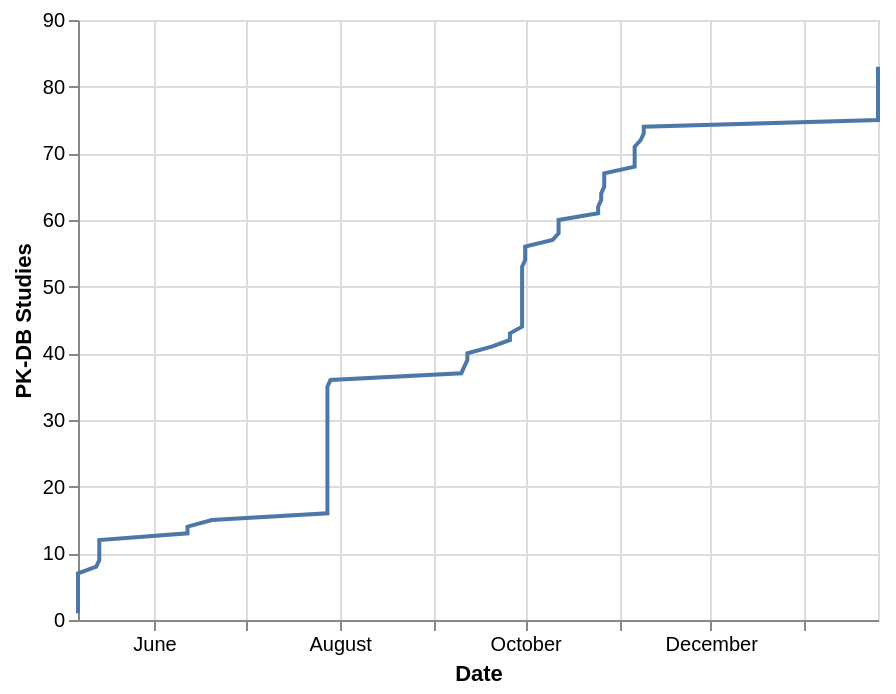

The specification (Vega-Lite) saved for this image:
### Vega-Lite specification from a JSON file in a GitHub repository (floating-point values rounded to 4 significant figures)
{"config": {"view": {"continuousWidth": 400, "continuousHeight": 300}}, "data": {"name": "data-63b5038a2a2b731db7dcd7abef4be2fb"}, "mark": "line", "encoding": {"x": {"type": "temporal", "axis": {"title": "Date"}, "field": "date"}, "y": {"type": "quantitative", "axis": {"title": "PK-DB Studies"}, "field": "study_count_cum"}}, "transform": [{"window": [{"op": "sum", "field": "study_count", "as": "study_count_cum"}], "frame": [null, 0]}], "$schema": "https://vega.github.io/schema/vega-lite/v5.json", "datasets": {"data-63b5038a2a2b731db7dcd7abef4be2fb": [{"sid": "PKDB00024", "date": "2019-05-07", "name": "Baraka1990", "creator": "mkoenig", "licence": "open", "access": "public", "group_count": 1, "individual_count": 0, "intervention_count": 3, "output_count": 32, "timecourse_count": 2, "study_count": 1, "study_count_cum": 1, "group_count_cum": 1, "individual_count_cum": 0, "intervention_count_cum": 3, "output_count_cum": 32, "timecourse_count_cum": 2}, {"sid": "PKDB00029", "date": "2019-05-07", "name": "Jensen2004", "creator": "mkoenig", "licence": "closed", "access": "public", "group_count": 1, "individual_count": 0, "intervention_count": 1, "output_count": 24, "timecourse_count": 3, "study_count": 1, "study_count_cum": 2, "group_count_cum": 2, "individual_count_cum": 0, "intervention_count_cum": 4, "output_count_cum": 56, "timecourse_count_cum": 5}, {"sid": "PKDB00023", "date": "2019-05-07", "name": "Ameer1981", "creator": "mkoenig", "licence": "closed", "access": "public", "group_count": 0, "individual_count": 0, "intervention_count": 0, "output_count": 0, "timecourse_count": 0, "study_count": 1, "study_count_cum": 3, "group_count_cum": 2, "individual_count_cum": 0, "intervention_count_cum": 4, "output_count_cum": 56, "timecourse_count_cum": 5}, {"sid": "PKDB00028", "date": "2019-05-07", "name": "Iqbal1995", "creator": "jbrandhorst", "licence": "closed", "access": "public", "group_count": 1, "individual_count": 0, "intervention_count": 2, "output_count": 34, "timecourse_count": 2, "study_count": 1, "study_count_cum": 4, "group_count_cum": 3, "individual_count_cum": 0, "intervention_count_cum": 6, "output_count_cum": 90, "timecourse_count_cum": 7}, {"sid": "PKDB00026", "date": "2019-05-07", "name": "Chiew2010", "creator": "mkoenig", "licence": "closed", "access": "public", "group_count": 1, "individual_count": 0, "intervention_count": 2, "output_count": 50, "timecourse_count": 6, "study_count": 1, "study_count_cum": 5, "group_count_cum": 4, "individual_count_cum": 0, "intervention_count_cum": 8, "output_count_cum": 140, "timecourse_count_cum": 13}, {"sid": "PKDB00022", "date": "2019-05-07", "name": "Albert1974", "creator": "mkoenig", "licence": "open", "access": "public", "group_count": 1, "individual_count": 0, "intervention_count": 2, "output_count": 26, "timecourse_count": 2, "study_count": 1, "study_count_cum": 6, "group_count_cum": 5, "individual_count_cum": 0, "intervention_count_cum": 10, "output_count_cum": 166, "timecourse_count_cum": 15}, {"sid": "PKDB00027", "date": "2019-05-07", "name": "Critchley2005", "creator": "mkoenig", "licence": "closed", "access": "public", "group_count": 3, "individual_count": 0, "intervention_count": 1, "output_count": 81, "timecourse_count": 8, "study_count": 1, "study_count_cum": 7, "group_count_cum": 8, "individual_count_cum": 0, "intervention_count_cum": 11, "output_count_cum": 247, "timecourse_count_cum": 23}, {"sid": "PKDB00119", "date": "2019-05-13", "name": "Malan1985", "creator": "jbrandhorst", "licence": "open", "access": "public", "group_count": 1, "individual_count": 0, "intervention_count": 3, "output_count": 39, "timecourse_count": 3, "study_count": 1, "study_count_cum": 8, "group_count_cum": 9, "individual_count_cum": 0, "intervention_count_cum": 14, "output_count_cum": 286, "timecourse_count_cum": 26}, {"sid": "PKDB00122", "date": "2019-05-14", "name": "Briant1976", "creator": "jbrandhorst", "licence": "closed", "access": "public", "group_count": 7, "individual_count": 57, "intervention_count": 1, "output_count": 69, "timecourse_count": 0, "study_count": 1, "study_count_cum": 9, "group_count_cum": 16, "individual_count_cum": 57, "intervention_count_cum": 15, "output_count_cum": 355, "timecourse_count_cum": 26}, {"sid": "PKDB00123", "date": "2019-05-14", "name": "Lau1994", "creator": "mkoenig", "licence": "closed", "access": "public", "group_count": 1, "individual_count": 6, "intervention_count": 1, "output_count": 62, "timecourse_count": 4, "study_count": 1, "study_count_cum": 10, "group_count_cum": 17, "individual_count_cum": 63, "intervention_count_cum": 16, "output_count_cum": 417, "timecourse_count_cum": 30}, {"sid": "PKDB00121", "date": "2019-05-14", "name": "Ganetsky2013", "creator": "jbrandhorst", "licence": "open", "access": "public", "group_count": 1, "individual_count": 0, "intervention_count": 2, "output_count": 96, "timecourse_count": 10, "study_count": 1, "study_count_cum": 11, "group_count_cum": 18, "individual_count_cum": 63, "intervention_count_cum": 18, "output_count_cum": 513, "timecourse_count_cum": 40}, {"sid": "PKDB00124", "date": "2019-05-14", "name": "Perucca1979", "creator": "mkoenig", "licence": "open", "access": "public", "group_count": 3, "individual_count": 0, "intervention_count": 2, "output_count": 68, "timecourse_count": 6, "study_count": 1, "study_count_cum": 12, "group_count_cum": 21, "individual_count_cum": 63, "intervention_count_cum": 20, "output_count_cum": 581, "timecourse_count_cum": 46}, {"sid": "PKDB00130", "date": "2019-06-12", "name": "Miners1988", "creator": "jbrandhorst", "licence": "open", "access": "public", "group_count": 3, "individual_count": 16, "intervention_count": 1, "output_count": 108, "timecourse_count": 0, "study_count": 1, "study_count_cum": 13, "group_count_cum": 24, "individual_count_cum": 79, "intervention_count_cum": 21, "output_count_cum": 689, "timecourse_count_cum": 46}, {"sid": "PKDB00131", "date": "2019-06-12", "name": "Divoll1982", "creator": "jbrandhorst", "licence": "open", "access": "public", "group_count": 7, "individual_count": 1, "intervention_count": 3, "output_count": 50, "timecourse_count": 3, "study_count": 1, "study_count_cum": 14, "group_count_cum": 31, "individual_count_cum": 80, "intervention_count_cum": 24, "output_count_cum": 739, "timecourse_count_cum": 49}, {"sid": "PKDB00133", "date": "2019-06-20", "name": "Itoh2002", "creator": "jbrandhorst", "licence": "closed", "access": "public", "group_count": 1, "individual_count": 0, "intervention_count": 3, "output_count": 97, "timecourse_count": 11, "study_count": 1, "study_count_cum": 15, "group_count_cum": 32, "individual_count_cum": 80, "intervention_count_cum": 27, "output_count_cum": 836, "timecourse_count_cum": 60}, {"sid": "PKDB00146", "date": "2019-07-28", "name": "Gwilt1963", "creator": "jbrandhorst", "licence": "closed", "access": "public", "group_count": 3, "individual_count": 0, "intervention_count": 3, "output_count": 17, "timecourse_count": 4, "study_count": 1, "study_count_cum": 16, "group_count_cum": 35, "individual_count_cum": 80, "intervention_count_cum": 30, "output_count_cum": 853, "timecourse_count_cum": 64}, {"sid": "PKDB00149", "date": "2019-07-28", "name": "Itoh2000", "creator": "jbrandhorst", "licence": "closed", "access": "public", "group_count": 1, "individual_count": 0, "intervention_count": 3, "output_count": 101, "timecourse_count": 13, "study_count": 1, "study_count_cum": 17, "group_count_cum": 36, "individual_count_cum": 80, "intervention_count_cum": 33, "output_count_cum": 954, "timecourse_count_cum": 77}, {"sid": "PKDB00160", "date": "2019-07-28", "name": "Adithan1982", "creator": "jbrandhorst", "licence": "closed", "access": "public", "group_count": 1, "individual_count": 10, "intervention_count": 1, "output_count": 60, "timecourse_count": 2, "study_count": 1, "study_count_cum": 18, "group_count_cum": 37, "individual_count_cum": 90, "intervention_count_cum": 34, "output_count_cum": 1014, "timecourse_count_cum": 79}, {"sid": "PKDB00159", "date": "2019-07-28", "name": "Jack1985", "creator": "mkoenig", "licence": "closed", "access": "public", "group_count": 1, "individual_count": 0, "intervention_count": 7, "output_count": 36, "timecourse_count": 0, "study_count": 1, "study_count_cum": 19, "group_count_cum": 38, "individual_count_cum": 90, "intervention_count_cum": 41, "output_count_cum": 1050, "timecourse_count_cum": 79}, {"sid": "PKDB00156", "date": "2019-07-28", "name": "Levy1971", "creator": "jbrandhorst", "licence": "open", "access": "public", "group_count": 1, "individual_count": 3, "intervention_count": 10, "output_count": 35, "timecourse_count": 26, "study_count": 1, "study_count_cum": 20, "group_count_cum": 39, "individual_count_cum": 93, "intervention_count_cum": 51, "output_count_cum": 1085, "timecourse_count_cum": 105}, {"sid": "PKDB00155", "date": "2019-07-28", "name": "Forrest1979", "creator": "jbrandhorst", "licence": "closed", "access": "public", "group_count": 5, "individual_count": 15, "intervention_count": 1, "output_count": 116, "timecourse_count": 12, "study_count": 1, "study_count_cum": 21, "group_count_cum": 44, "individual_count_cum": 108, "intervention_count_cum": 52, "output_count_cum": 1201, "timecourse_count_cum": 117}, {"sid": "PKDB00164", "date": "2019-07-28", "name": "Mucklow1980", "creator": "jbrandhorst", "licence": "closed", "access": "public", "group_count": 24, "individual_count": 0, "intervention_count": 2, "output_count": 24, "timecourse_count": 0, "study_count": 1, "study_count_cum": 22, "group_count_cum": 68, "individual_count_cum": 108, "intervention_count_cum": 54, "output_count_cum": 1225, "timecourse_count_cum": 117}, {"sid": "PKDB00154", "date": "2019-07-28", "name": "Liukas2011", "creator": "jbrandhorst", "licence": "open", "access": "public", "group_count": 5, "individual_count": 238, "intervention_count": 1, "output_count": 369, "timecourse_count": 12, "study_count": 1, "study_count_cum": 23, "group_count_cum": 73, "individual_count_cum": 346, "intervention_count_cum": 55, "output_count_cum": 1594, "timecourse_count_cum": 129}, {"sid": "PKDB00141", "date": "2019-07-28", "name": "Kamali1993", "creator": "jbrandhorst", "licence": "closed", "access": "public", "group_count": 1, "individual_count": 0, "intervention_count": 2, "output_count": 32, "timecourse_count": 2, "study_count": 1, "study_count_cum": 24, "group_count_cum": 74, "individual_count_cum": 346, "intervention_count_cum": 57, "output_count_cum": 1626, "timecourse_count_cum": 131}, {"sid": "PKDB00145", "date": "2019-07-28", "name": "Chen1996", "creator": "jbrandhorst", "licence": "closed", "access": "public", "group_count": 6, "individual_count": 0, "intervention_count": 2, "output_count": 140, "timecourse_count": 20, "study_count": 1, "study_count_cum": 25, "group_count_cum": 80, "individual_count_cum": 346, "intervention_count_cum": 59, "output_count_cum": 1766, "timecourse_count_cum": 151}, {"sid": "PKDB00147", "date": "2019-07-28", "name": "McGilveray1972", "creator": "jbrandhorst", "licence": "closed", "access": "public", "group_count": 3, "individual_count": 8, "intervention_count": 5, "output_count": 150, "timecourse_count": 36, "study_count": 1, "study_count_cum": 26, "group_count_cum": 83, "individual_count_cum": 354, "intervention_count_cum": 64, "output_count_cum": 1916, "timecourse_count_cum": 187}, {"sid": "PKDB00158", "date": "2019-07-28", "name": "Mitchell1983", "creator": "jbrandhorst", "licence": "closed", "access": "public", "group_count": 3, "individual_count": 0, "intervention_count": 1, "output_count": 32, "timecourse_count": 2, "study_count": 1, "study_count_cum": 27, "group_count_cum": 86, "individual_count_cum": 354, "intervention_count_cum": 65, "output_count_cum": 1948, "timecourse_count_cum": 189}, {"sid": "PKDB00150", "date": "2019-07-28", "name": "Miners1983", "creator": "jbrandhorst", "licence": "open", "access": "public", "group_count": 4, "individual_count": 0, "intervention_count": 1, "output_count": 33, "timecourse_count": 0, "study_count": 1, "study_count_cum": 28, "group_count_cum": 90, "individual_count_cum": 354, "intervention_count_cum": 66, "output_count_cum": 1981, "timecourse_count_cum": 189}, {"sid": "PKDB00163", "date": "2019-07-28", "name": "Kulo2014", "creator": "jbrandhorst", "licence": "closed", "access": "public", "group_count": 5, "individual_count": 146, "intervention_count": 1, "output_count": 170, "timecourse_count": 0, "study_count": 1, "study_count_cum": 29, "group_count_cum": 95, "individual_count_cum": 500, "intervention_count_cum": 67, "output_count_cum": 2151, "timecourse_count_cum": 189}, {"sid": "PKDB00161", "date": "2019-07-28", "name": "Miners1986", "creator": "jbrandhorst", "licence": "closed", "access": "public", "group_count": 3, "individual_count": 20, "intervention_count": 1, "output_count": 132, "timecourse_count": 0, "study_count": 1, "study_count_cum": 30, "group_count_cum": 98, "individual_count_cum": 520, "intervention_count_cum": 68, "output_count_cum": 2283, "timecourse_count_cum": 189}, {"sid": "PKDB00139", "date": "2019-07-28", "name": "Kim2011", "creator": "jbrandhorst", "licence": "closed", "access": "public", "group_count": 1, "individual_count": 0, "intervention_count": 2, "output_count": 85, "timecourse_count": 6, "study_count": 1, "study_count_cum": 31, "group_count_cum": 99, "individual_count_cum": 520, "intervention_count_cum": 70, "output_count_cum": 2368, "timecourse_count_cum": 195}, {"sid": "PKDB00143", "date": "2019-07-28", "name": "Osborne1991", "creator": "jbrandhorst", "licence": "closed", "access": "public", "group_count": 3, "individual_count": 0, "intervention_count": 1, "output_count": 20, "timecourse_count": 0, "study_count": 1, "study_count_cum": 32, "group_count_cum": 102, "individual_count_cum": 520, "intervention_count_cum": 71, "output_count_cum": 2388, "timecourse_count_cum": 195}, {"sid": "PKDB00153", "date": "2019-07-28", "name": "Divoll1982b", "creator": "jbrandhorst", "licence": "closed", "access": "public", "group_count": 3, "individual_count": 49, "intervention_count": 4, "output_count": 140, "timecourse_count": 4, "study_count": 1, "study_count_cum": 33, "group_count_cum": 105, "individual_count_cum": 569, "intervention_count_cum": 75, "output_count_cum": 2528, "timecourse_count_cum": 199}, {"sid": "PKDB00151", "date": "2019-07-28", "name": "Prescott1981", "creator": "jbrandhorst", "licence": "open", "access": "public", "group_count": 3, "individual_count": 0, "intervention_count": 2, "output_count": 70, "timecourse_count": 6, "study_count": 1, "study_count_cum": 34, "group_count_cum": 108, "individual_count_cum": 569, "intervention_count_cum": 77, "output_count_cum": 2598, "timecourse_count_cum": 205}, {"sid": "PKDB00140", "date": "2019-07-28", "name": "Miners1984", "creator": "jbrandhorst", "licence": "open", "access": "public", "group_count": 5, "individual_count": 0, "intervention_count": 4, "output_count": 66, "timecourse_count": 0, "study_count": 1, "study_count_cum": 35, "group_count_cum": 113, "individual_count_cum": 569, "intervention_count_cum": 81, "output_count_cum": 2664, "timecourse_count_cum": 205}, {"sid": "PKDB00165", "date": "2019-07-29", "name": "Prescott1973", "creator": "jbrandhorst", "licence": "closed", "access": "public", "group_count": 12, "individual_count": 11, "intervention_count": 1, "output_count": 45, "timecourse_count": 8, "study_count": 1, "study_count_cum": 36, "group_count_cum": 125, "individual_count_cum": 580, "intervention_count_cum": 82, "output_count_cum": 2709, "timecourse_count_cum": 213}, {"sid": "PKDB00166", "date": "2019-09-10", "name": "Ochs1984", "creator": "jbrandhorst", "licence": "closed", "access": "public", "group_count": 4, "individual_count": 123, "intervention_count": 3, "output_count": 185, "timecourse_count": 2, "study_count": 1, "study_count_cum": 37, "group_count_cum": 129, "individual_count_cum": 703, "intervention_count_cum": 85, "output_count_cum": 2894, "timecourse_count_cum": 215}, {"sid": "PKDB00169", "date": "2019-09-11", "name": "Kietzmann1990", "creator": "jbrandhorst", "licence": "closed", "access": "public", "group_count": 3, "individual_count": 39, "intervention_count": 1, "output_count": 320, "timecourse_count": 26, "study_count": 1, "study_count_cum": 38, "group_count_cum": 132, "individual_count_cum": 742, "intervention_count_cum": 86, "output_count_cum": 3214, "timecourse_count_cum": 241}, {"sid": "PKDB00170", "date": "2019-09-12", "name": "Davis1976", "creator": "jbrandhorst", "licence": "closed", "access": "public", "group_count": 7, "individual_count": 30, "intervention_count": 35, "output_count": 58, "timecourse_count": 0, "study_count": 1, "study_count_cum": 39, "group_count_cum": 139, "individual_count_cum": 772, "intervention_count_cum": 121, "output_count_cum": 3272, "timecourse_count_cum": 241}, {"sid": "PKDB00172", "date": "2019-09-12", "name": "Glynn1973", "creator": "jbrandhorst", "licence": "closed", "access": "public", "group_count": 1, "individual_count": 0, "intervention_count": 4, "output_count": 64, "timecourse_count": 8, "study_count": 1, "study_count_cum": 40, "group_count_cum": 140, "individual_count_cum": 772, "intervention_count_cum": 125, "output_count_cum": 3336, "timecourse_count_cum": 249}, {"sid": "PKDB00176", "date": "2019-09-20", "name": "Bedjaoui1984", "creator": "jbrandhorst", "licence": "closed", "access": "public", "group_count": 3, "individual_count": 25, "intervention_count": 1, "output_count": 205, "timecourse_count": 2, "study_count": 1, "study_count_cum": 41, "group_count_cum": 143, "individual_count_cum": 797, "intervention_count_cum": 126, "output_count_cum": 3541, "timecourse_count_cum": 251}, {"sid": "PKDB00183", "date": "2019-09-26", "name": "Paintaud1998", "creator": "jbrandhorst", "licence": "closed", "access": "public", "group_count": 1, "individual_count": 15, "intervention_count": 3, "output_count": 266, "timecourse_count": 32, "study_count": 1, "study_count_cum": 42, "group_count_cum": 144, "individual_count_cum": 812, "intervention_count_cum": 129, "output_count_cum": 3807, "timecourse_count_cum": 283}, {"sid": "PKDB00180", "date": "2019-09-26", "name": "Bannwarth1992", "creator": "jbrandhorst", "licence": "closed", "access": "public", "group_count": 12, "individual_count": 0, "intervention_count": 1, "output_count": 90, "timecourse_count": 22, "study_count": 1, "study_count_cum": 43, "group_count_cum": 156, "individual_count_cum": 812, "intervention_count_cum": 130, "output_count_cum": 3897, "timecourse_count_cum": 305}, {"sid": "PKDB00193", "date": "2019-09-30", "name": "Bannwarth2001", "creator": "jbrandhorst", "licence": "closed", "access": "public", "group_count": 1, "individual_count": 0, "intervention_count": 2, "output_count": 26, "timecourse_count": 2, "study_count": 1, "study_count_cum": 44, "group_count_cum": 157, "individual_count_cum": 812, "intervention_count_cum": 132, "output_count_cum": 3923, "timecourse_count_cum": 307}, {"sid": "PKDB00184", "date": "2019-09-30", "name": "Douglas1996", "creator": "jbrandhorst", "licence": "closed", "access": "public", "group_count": 1, "individual_count": 0, "intervention_count": 2, "output_count": 24, "timecourse_count": 2, "study_count": 1, "study_count_cum": 45, "group_count_cum": 158, "individual_count_cum": 812, "intervention_count_cum": 134, "output_count_cum": 3947, "timecourse_count_cum": 309}, {"sid": "PKDB00189", "date": "2019-09-30", "name": "Langford2016", "creator": "jbrandhorst", "licence": "closed", "access": "public", "group_count": 4, "individual_count": 0, "intervention_count": 3, "output_count": 62, "timecourse_count": 6, "study_count": 1, "study_count_cum": 46, "group_count_cum": 162, "individual_count_cum": 812, "intervention_count_cum": 137, "output_count_cum": 4009, "timecourse_count_cum": 315}, {"sid": "PKDB00191", "date": "2019-09-30", "name": "Kamali1993a", "creator": "jbrandhorst", "licence": "closed", "access": "public", "group_count": 3, "individual_count": 19, "intervention_count": 1, "output_count": 105, "timecourse_count": 0, "study_count": 1, "study_count_cum": 47, "group_count_cum": 165, "individual_count_cum": 831, "intervention_count_cum": 138, "output_count_cum": 4114, "timecourse_count_cum": 315}, {"sid": "PKDB00195", "date": "2019-09-30", "name": "Clements1984", "creator": "mkoenig", "licence": "open", "access": "public", "group_count": 1, "individual_count": 0, "intervention_count": 5, "output_count": 66, "timecourse_count": 4, "study_count": 1, "study_count_cum": 48, "group_count_cum": 166, "individual_count_cum": 831, "intervention_count_cum": 143, "output_count_cum": 4180, "timecourse_count_cum": 319}, {"sid": "PKDB00194", "date": "2019-09-30", "name": "Nelson1963", "creator": "jbrandhorst", "licence": "closed", "access": "public", "group_count": 1, "individual_count": 9, "intervention_count": 1, "output_count": 27, "timecourse_count": 18, "study_count": 1, "study_count_cum": 49, "group_count_cum": 167, "individual_count_cum": 840, "intervention_count_cum": 144, "output_count_cum": 4207, "timecourse_count_cum": 337}, {"sid": "PKDB00188", "date": "2019-09-30", "name": "Clements1978", "creator": "jbrandhorst", "licence": "closed", "access": "public", "group_count": 4, "individual_count": 8, "intervention_count": 4, "output_count": 112, "timecourse_count": 10, "study_count": 1, "study_count_cum": 50, "group_count_cum": 171, "individual_count_cum": 848, "intervention_count_cum": 148, "output_count_cum": 4319, "timecourse_count_cum": 347}, {"sid": "PKDB00190", "date": "2019-09-30", "name": "Fulton1979", "creator": "jbrandhorst", "licence": "closed", "access": "public", "group_count": 3, "individual_count": 0, "intervention_count": 2, "output_count": 10, "timecourse_count": 0, "study_count": 1, "study_count_cum": 51, "group_count_cum": 174, "individual_count_cum": 848, "intervention_count_cum": 150, "output_count_cum": 4329, "timecourse_count_cum": 347}, {"sid": "PKDB00186", "date": "2019-09-30", "name": "Clements1976", "creator": "jbrandhorst", "licence": "closed", "access": "public", "group_count": 1, "individual_count": 4, "intervention_count": 1, "output_count": 8, "timecourse_count": 0, "study_count": 1, "study_count_cum": 52, "group_count_cum": 175, "individual_count_cum": 852, "intervention_count_cum": 151, "output_count_cum": 4337, "timecourse_count_cum": 347}, {"sid": "PKDB00196", "date": "2019-09-30", "name": "Divoll1982c", "creator": "jbrandhorst", "licence": "closed", "access": "public", "group_count": 5, "individual_count": 66, "intervention_count": 1, "output_count": 100, "timecourse_count": 2, "study_count": 1, "study_count_cum": 53, "group_count_cum": 180, "individual_count_cum": 918, "intervention_count_cum": 152, "output_count_cum": 4437, "timecourse_count_cum": 349}, {"sid": "PKDB00200", "date": "2019-10-01", "name": "Prescott1968", "creator": "jbrandhorst", "licence": "closed", "access": "public", "group_count": 3, "individual_count": 8, "intervention_count": 3, "output_count": 80, "timecourse_count": 16, "study_count": 1, "study_count_cum": 54, "group_count_cum": 183, "individual_count_cum": 926, "intervention_count_cum": 155, "output_count_cum": 4517, "timecourse_count_cum": 365}, {"sid": "PKDB00197", "date": "2019-10-01", "name": "Abernethy1982a", "creator": "mkoenig", "licence": "closed", "access": "public", "group_count": 3, "individual_count": 34, "intervention_count": 1, "output_count": 54, "timecourse_count": 2, "study_count": 1, "study_count_cum": 55, "group_count_cum": 186, "individual_count_cum": 960, "intervention_count_cum": 156, "output_count_cum": 4571, "timecourse_count_cum": 367}, {"sid": "PKDB00198", "date": "2019-10-01", "name": "Abernethy1982", "creator": "jbrandhorst", "licence": "closed", "access": "public", "group_count": 7, "individual_count": 46, "intervention_count": 1, "output_count": 92, "timecourse_count": 4, "study_count": 1, "study_count_cum": 56, "group_count_cum": 193, "individual_count_cum": 1006, "intervention_count_cum": 157, "output_count_cum": 4663, "timecourse_count_cum": 371}, {"sid": "PKDB00212", "date": "2019-10-10", "name": "Depre1992", "creator": "jbrandhorst", "licence": "closed", "access": "public", "group_count": 3, "individual_count": 0, "intervention_count": 4, "output_count": 25, "timecourse_count": 2, "study_count": 1, "study_count_cum": 57, "group_count_cum": 196, "individual_count_cum": 1006, "intervention_count_cum": 161, "output_count_cum": 4688, "timecourse_count_cum": 373}, {"sid": "PKDB00214", "date": "2019-10-12", "name": "Kamali1992", "creator": "jbrandhorst", "licence": "closed", "access": "public", "group_count": 1, "individual_count": 0, "intervention_count": 2, "output_count": 48, "timecourse_count": 4, "study_count": 1, "study_count_cum": 58, "group_count_cum": 197, "individual_count_cum": 1006, "intervention_count_cum": 163, "output_count_cum": 4736, "timecourse_count_cum": 377}, {"sid": "PKDB00213", "date": "2019-10-12", "name": "Lowenthal1976", "creator": "jbrandhorst", "licence": "closed", "access": "public", "group_count": 4, "individual_count": 13, "intervention_count": 1, "output_count": 118, "timecourse_count": 9, "study_count": 1, "study_count_cum": 59, "group_count_cum": 201, "individual_count_cum": 1019, "intervention_count_cum": 164, "output_count_cum": 4854, "timecourse_count_cum": 386}, {"sid": "PKDB00216", "date": "2019-10-12", "name": "Grattan2000", "creator": "jbrandhorst", "licence": "closed", "access": "public", "group_count": 1, "individual_count": 0, "intervention_count": 5, "output_count": 70, "timecourse_count": 5, "study_count": 1, "study_count_cum": 60, "group_count_cum": 202, "individual_count_cum": 1019, "intervention_count_cum": 169, "output_count_cum": 4924, "timecourse_count_cum": 391}, {"sid": "PKDB00219", "date": "2019-10-25", "name": "Nimmo1978", "creator": "jbrandhorst", "licence": "closed", "access": "public", "group_count": 1, "individual_count": 0, "intervention_count": 3, "output_count": 18, "timecourse_count": 2, "study_count": 1, "study_count_cum": 61, "group_count_cum": 203, "individual_count_cum": 1019, "intervention_count_cum": 172, "output_count_cum": 4942, "timecourse_count_cum": 393}, {"sid": "PKDB00218", "date": "2019-10-25", "name": "Lee1981", "creator": "jbrandhorst", "licence": "closed", "access": "public", "group_count": 3, "individual_count": 13, "intervention_count": 1, "output_count": 64, "timecourse_count": 2, "study_count": 1, "study_count_cum": 62, "group_count_cum": 206, "individual_count_cum": 1032, "intervention_count_cum": 173, "output_count_cum": 5006, "timecourse_count_cum": 395}, {"sid": "PKDB00220", "date": "2019-10-26", "name": "Carlo1955", "creator": "jbrandhorst", "licence": "closed", "access": "public", "group_count": 3, "individual_count": 24, "intervention_count": 8, "output_count": 576, "timecourse_count": 104, "study_count": 1, "study_count_cum": 63, "group_count_cum": 209, "individual_count_cum": 1056, "intervention_count_cum": 181, "output_count_cum": 5582, "timecourse_count_cum": 499}, {"sid": "PKDB00222", "date": "2019-10-26", "name": "HolmerPettersson2004", "creator": "jbrandhorst", "licence": "closed", "access": "public", "group_count": 6, "individual_count": 0, "intervention_count": 5, "output_count": 15, "timecourse_count": 5, "study_count": 1, "study_count_cum": 64, "group_count_cum": 215, "individual_count_cum": 1056, "intervention_count_cum": 186, "output_count_cum": 5597, "timecourse_count_cum": 504}, {"sid": "PKDB00223", "date": "2019-10-27", "name": "Adithan1988", "creator": "jbrandhorst", "licence": "closed", "access": "public", "group_count": 5, "individual_count": 19, "intervention_count": 1, "output_count": 93, "timecourse_count": 3, "study_count": 1, "study_count_cum": 65, "group_count_cum": 220, "individual_count_cum": 1075, "intervention_count_cum": 187, "output_count_cum": 5690, "timecourse_count_cum": 507}, {"sid": "PKDB00225", "date": "2019-10-27", "name": "Nimmo1973", "creator": "jbrandhorst", "licence": "closed", "access": "public", "group_count": 3, "individual_count": 1, "intervention_count": 3, "output_count": 60, "timecourse_count": 7, "study_count": 1, "study_count_cum": 66, "group_count_cum": 223, "individual_count_cum": 1076, "intervention_count_cum": 190, "output_count_cum": 5750, "timecourse_count_cum": 514}, {"sid": "PKDB00226", "date": "2019-10-27", "name": "Liedtke1979", "creator": "jbrandhorst", "licence": "closed", "access": "public", "group_count": 8, "individual_count": 0, "intervention_count": 7, "output_count": 80, "timecourse_count": 7, "study_count": 1, "study_count_cum": 67, "group_count_cum": 231, "individual_count_cum": 1076, "intervention_count_cum": 197, "output_count_cum": 5830, "timecourse_count_cum": 521}, {"sid": "PKDB00256", "date": "2019-11-06", "name": "Douglas1978", "creator": "jbrandhorst", "licence": "closed", "access": "public", "group_count": 3, "individual_count": 6, "intervention_count": 2, "output_count": 26, "timecourse_count": 2, "study_count": 1, "study_count_cum": 68, "group_count_cum": 234, "individual_count_cum": 1082, "intervention_count_cum": 199, "output_count_cum": 5856, "timecourse_count_cum": 523}, {"sid": "PKDB00259", "date": "2019-11-06", "name": "Kolawole2002", "creator": "jbrandhorst", "licence": "closed", "access": "public", "group_count": 1, "individual_count": 0, "intervention_count": 5, "output_count": 51, "timecourse_count": 3, "study_count": 1, "study_count_cum": 69, "group_count_cum": 235, "individual_count_cum": 1082, "intervention_count_cum": 204, "output_count_cum": 5907, "timecourse_count_cum": 526}, {"sid": "PKDB00258", "date": "2019-11-06", "name": "Adjepon-Yamoah1986", "creator": "jbrandhorst", "licence": "closed", "access": "public", "group_count": 1, "individual_count": 6, "intervention_count": 2, "output_count": 82, "timecourse_count": 2, "study_count": 1, "study_count_cum": 70, "group_count_cum": 236, "individual_count_cum": 1088, "intervention_count_cum": 206, "output_count_cum": 5989, "timecourse_count_cum": 528}, {"sid": "PKDB00255", "date": "2019-11-06", "name": "Forfar1980", "creator": "jbrandhorst", "licence": "closed", "access": "public", "group_count": 4, "individual_count": 24, "intervention_count": 1, "output_count": 48, "timecourse_count": 3, "study_count": 1, "study_count_cum": 71, "group_count_cum": 240, "individual_count_cum": 1112, "intervention_count_cum": 207, "output_count_cum": 6037, "timecourse_count_cum": 531}, {"sid": "PKDB00262", "date": "2019-11-08", "name": "Brodie1980", "creator": "jbrandhorst", "licence": "closed", "access": "public", "group_count": 5, "individual_count": 0, "intervention_count": 3, "output_count": 12, "timecourse_count": 0, "study_count": 1, "study_count_cum": 72, "group_count_cum": 245, "individual_count_cum": 1112, "intervention_count_cum": 210, "output_count_cum": 6049, "timecourse_count_cum": 531}, {"sid": "PKDB00265", "date": "2019-11-09", "name": "Hall1976", "creator": "jbrandhorst", "licence": "closed", "access": "public", "group_count": 2, "individual_count": 6, "intervention_count": 3, "output_count": 50, "timecourse_count": 4, "study_count": 1, "study_count_cum": 73, "group_count_cum": 247, "individual_count_cum": 1118, "intervention_count_cum": 213, "output_count_cum": 6099, "timecourse_count_cum": 535}, {"sid": "PKDB00266", "date": "2019-11-09", "name": "Ali1993", "creator": "jbrandhorst", "licence": "closed", "access": "public", "group_count": 11, "individual_count": 0, "intervention_count": 1, "output_count": 23, "timecourse_count": 2, "study_count": 1, "study_count_cum": 74, "group_count_cum": 258, "individual_count_cum": 1118, "intervention_count_cum": 214, "output_count_cum": 6122, "timecourse_count_cum": 537}, {"sid": "24517114", "date": "2020-01-25", "name": "Berg2014", "creator": "jbrandhorst", "licence": "closed", "access": "public", "group_count": 3, "individual_count": 0, "intervention_count": 3, "output_count": 40, "timecourse_count": 4, "study_count": 1, "study_count_cum": 75, "group_count_cum": 261, "individual_count_cum": 1118, "intervention_count_cum": 217, "output_count_cum": 6162, "timecourse_count_cum": 541}, {"sid": "1577043", "date": "2020-01-25", "name": "Nielsen1992", "creator": "jbrandhorst", "licence": "closed", "access": "public", "group_count": 1, "individual_count": 0, "intervention_count": 3, "output_count": 24, "timecourse_count": 3, "study_count": 1, "study_count_cum": 76, "group_count_cum": 262, "individual_count_cum": 1118, "intervention_count_cum": 220, "output_count_cum": 6186, "timecourse_count_cum": 544}, {"sid": "4850385", "date": "2020-01-25", "name": "Mrochek1974", "creator": "jbrandhorst", "licence": "closed", "access": "public", "group_count": 1, "individual_count": 2, "intervention_count": 1, "output_count": 0, "timecourse_count": 0, "study_count": 1, "study_count_cum": 77, "group_count_cum": 263, "individual_count_cum": 1120, "intervention_count_cum": 221, "output_count_cum": 6186, "timecourse_count_cum": 544}, {"sid": "10412886", "date": "2020-01-25", "name": "Esteban1999", "creator": "jbrandhorst", "licence": "closed", "access": "public", "group_count": 5, "individual_count": 0, "intervention_count": 1, "output_count": 24, "timecourse_count": 0, "study_count": 1, "study_count_cum": 78, "group_count_cum": 268, "individual_count_cum": 1120, "intervention_count_cum": 222, "output_count_cum": 6210, "timecourse_count_cum": 544}, {"sid": "Itoh2001", "date": "2020-01-25", "name": "Itoh2001", "creator": "jbrandhorst", "licence": "closed", "access": "public", "group_count": 1, "individual_count": 0, "intervention_count": 2, "output_count": 56, "timecourse_count": 7, "study_count": 1, "study_count_cum": 79, "group_count_cum": 269, "individual_count_cum": 1120, "intervention_count_cum": 224, "output_count_cum": 6266, "timecourse_count_cum": 551}, {"sid": "4851431", "date": "2020-01-25", "name": "Chiou1974", "creator": "jbrandhorst", "licence": "closed", "access": "public", "group_count": 0, "individual_count": 0, "intervention_count": 0, "output_count": 0, "timecourse_count": 0, "study_count": 1, "study_count_cum": 80, "group_count_cum": 269, "individual_count_cum": 1120, "intervention_count_cum": 224, "output_count_cum": 6266, "timecourse_count_cum": 551}, {"sid": "3604267", "date": "2020-01-25", "name": "Kamali1987", "creator": "jbrandhorst", "licence": "closed", "access": "public", "group_count": 4, "individual_count": 0, "intervention_count": 8, "output_count": 92, "timecourse_count": 4, "study_count": 1, "study_count_cum": 81, "group_count_cum": 273, "individual_count_cum": 1120, "intervention_count_cum": 232, "output_count_cum": 6358, "timecourse_count_cum": 555}, {"sid": "Borin1989", "date": "2020-01-25", "name": "Borin1989", "creator": "jbrandhorst", "licence": "closed", "access": "public", "group_count": 1, "individual_count": 15, "intervention_count": 5, "output_count": 60, "timecourse_count": 5, "study_count": 1, "study_count_cum": 82, "group_count_cum": 274, "individual_count_cum": 1135, "intervention_count_cum": 237, "output_count_cum": 6418, "timecourse_count_cum": 560}, {"sid": "7002186", "date": "2020-01-25", "name": "Prescott1980", "creator": "mkoenig", "licence": "open", "access": "public", "group_count": 0, "individual_count": 0, "intervention_count": 0, "output_count": 0, "timecourse_count": 0, "study_count": 1, "study_count_cum": 83, "group_count_cum": 274, "individual_count_cum": 1135, "intervention_count_cum": 237, "output_count_cum": 6418, "timecourse_count_cum": 560}]}}
